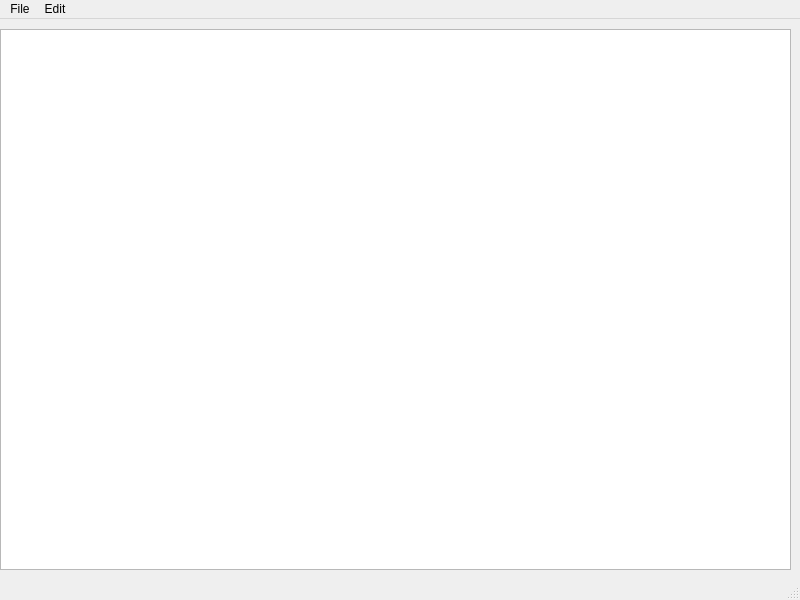
<?xml version="1.0" encoding="UTF-8"?>
<ui version="4.0">
 <class>MainWindow</class>
 <widget class="QMainWindow" name="MainWindow">
  <property name="geometry">
   <rect>
    <x>0</x>
    <y>0</y>
    <width>800</width>
    <height>600</height>
   </rect>
  </property>
  <property name="windowTitle">
   <string>MainWindow</string>
  </property>
  <widget class="QWidget" name="centralwidget">
   <widget class="QWidget" name="verticalLayoutWidget">
    <property name="geometry">
     <rect>
      <x>0</x>
      <y>10</y>
      <width>791</width>
      <height>541</height>
     </rect>
    </property>
    <layout class="QVBoxLayout" name="verticalLayout">
     <item>
      <widget class="QTextEdit" name="textEdit"/>
     </item>
    </layout>
   </widget>
  </widget>
  <widget class="QMenuBar" name="menubar">
   <property name="geometry">
    <rect>
     <x>0</x>
     <y>0</y>
     <width>800</width>
     <height>25</height>
    </rect>
   </property>
   <widget class="QMenu" name="menuFile">
    <property name="title">
     <string>File</string>
    </property>
    <addaction name="actionNew"/>
    <addaction name="actionOpen"/>
    <addaction name="actionSave_As"/>
    <addaction name="actionPrint"/>
    <addaction name="actionExit"/>
   </widget>
   <widget class="QMenu" name="menuEdit">
    <property name="title">
     <string>Edit</string>
    </property>
    <addaction name="actionCopy"/>
    <addaction name="actionPaste"/>
    <addaction name="actionCut"/>
    <addaction name="actionUndo"/>
    <addaction name="actionRedo"/>
   </widget>
   <addaction name="menuFile"/>
   <addaction name="menuEdit"/>
  </widget>
  <widget class="QStatusBar" name="statusbar"/>
  <action name="actionNew">
   <property name="icon">
    <iconset resource="Resources.qrc">
     <normaloff>:/imgs/New.bmp</normaloff>:/imgs/New.bmp</iconset>
   </property>
   <property name="text">
    <string>New</string>
   </property>
  </action>
  <action name="actionOpen">
   <property name="icon">
    <iconset resource="Resources.qrc">
     <normaloff>:/imgs/Open.bmp</normaloff>:/imgs/Open.bmp</iconset>
   </property>
   <property name="text">
    <string>Open</string>
   </property>
  </action>
  <action name="actionSave_As">
   <property name="icon">
    <iconset resource="Resources.qrc">
     <normaloff>:/imgs/Save.bmp</normaloff>:/imgs/Save.bmp</iconset>
   </property>
   <property name="text">
    <string>Save As</string>
   </property>
  </action>
  <action name="actionPrint">
   <property name="text">
    <string>Print</string>
   </property>
  </action>
  <action name="actionExit">
   <property name="text">
    <string>Exit</string>
   </property>
  </action>
  <action name="actionCopy">
   <property name="text">
    <string>Copy</string>
   </property>
  </action>
  <action name="actionPaste">
   <property name="text">
    <string>Paste</string>
   </property>
  </action>
  <action name="actionCut">
   <property name="text">
    <string>Cut</string>
   </property>
  </action>
  <action name="actionUndo">
   <property name="text">
    <string>Undo</string>
   </property>
  </action>
  <action name="actionRedo">
   <property name="text">
    <string>Redo</string>
   </property>
  </action>
 </widget>
 <resources>
  <include location="Resources.qrc"/>
 </resources>
 <connections/>
</ui>
